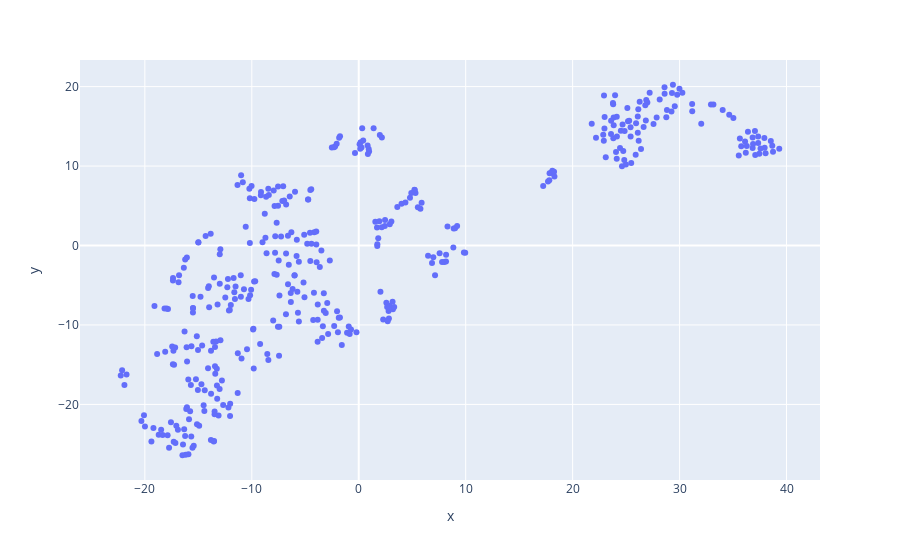

Notebook source saved alongside this figure:
### Code cell
import plotly.express as px
px.scatter(X_train_tsne, X_train_tsne[:, 0], X_train_tsne[:, 1])

### Figure 1 — Plotly figure (JSON) as saved in the notebook; plotly's stock layout.template omitted (floating-point values rounded to 4 significant figures; data arrays with more than 128 entries replaced by an {"elided": "..."} marker saying what was removed)
{"data": [{"hoverlabel": {"namelength": 0}, "hovertemplate": "x=%{x}<br>y=%{y}", "legendgroup": "", "marker": {"color": "#636efa", "symbol": "circle"}, "mode": "markers", "name": "", "showlegend": false, "type": "scatter", "x": {"elided": "404 float values"}, "xaxis": "x", "y": {"elided": "404 float values"}, "yaxis": "y"}], "layout": {"legend": {"tracegroupgap": 0}, "margin": {"t": 60}, "xaxis": {"anchor": "y", "domain": [0, 1], "title": {"text": "x"}}, "yaxis": {"anchor": "x", "domain": [0, 1], "title": {"text": "y"}}}}
